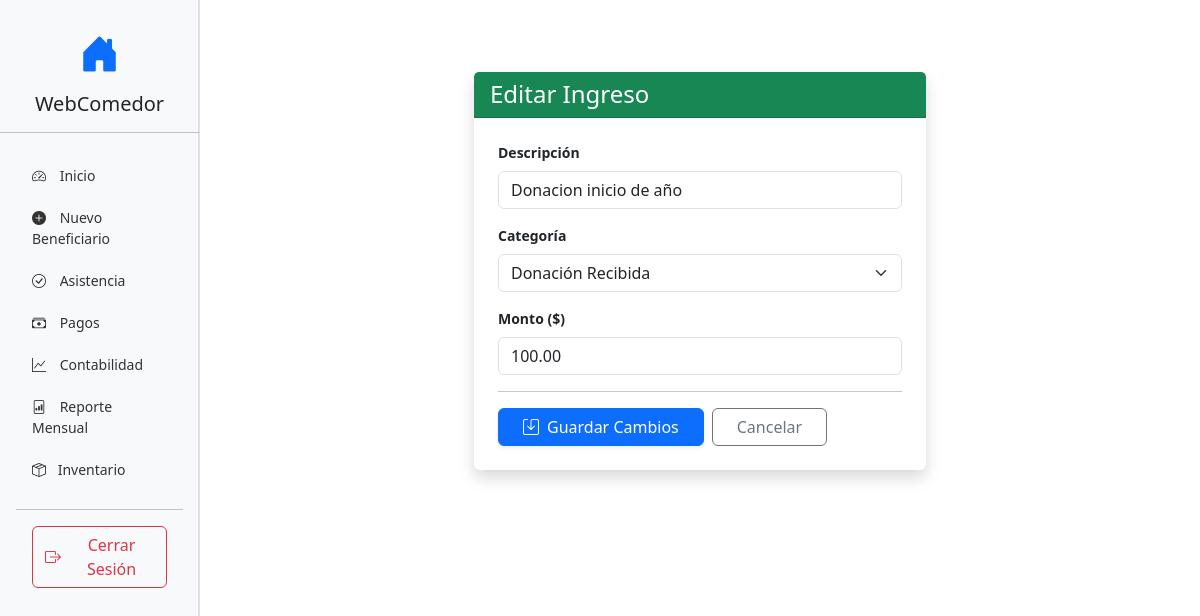
The app's page /contabilidad/editar/2/ (signed in) with its own data.
### contabilidad/models.py (models this page shows, shortened)
class Transaccion(models.Model):
    TIPO = [
        ('INGRESO', 'Ingreso (+)'),
        ('EGRESO', 'Egreso (-)'),
    ]
    CATEGORIAS = [
        ('ALIMENTOS', 'Compra de Alimentos'),
        ('DONACION', 'Donación Recibida'),
        ('SERVICIOS', 'Servicios Básicos (Luz/Agua/Gas)'),
        ('SUELDOS', 'Sueldos/Limpieza'),
        ('OTROS', 'Otros'),
    ]
    tipo = models.CharField(max_length=10, choices=TIPO)
    categoria = models.CharField(max_length=20, choices=CATEGORIAS)
    monto = models.DecimalField(max_digits=12, decimal_places=2)
    descripcion = models.CharField(max_length=255, verbose_name="Detalle del gasto/ingreso")
    fecha = models.DateField(auto_now_add=True)
    class Meta:
        verbose_name = "Transacción"
        verbose_name_plural = "Contabilidad (Ingresos y Egresos)"

### contabilidad/views.py (the view)
# urls.py: path('editar/<int:pk>/', views.editar_transaccion, name='editar_transaccion'),
@login_required
@permission_required('contabilidad.change_transaccion', raise_exception=True)
def editar_transaccion(request, pk):
    transaccion = get_object_or_404(Transaccion, pk=pk)
    if request.method == 'POST':
        form = TransaccionForm(request.POST, instance=transaccion)
        if form.is_valid():
            form.save()
            return redirect('finanzas')
    else:
        form = TransaccionForm(instance=transaccion)
    return render(request, 'contabilidad/editar_transaccion.html', {
        'form': form,
        'transaccion': transaccion
    })

### contabilidad/forms.py
class TransaccionForm(forms.ModelForm): # Clase corregida
    class Meta:
        model = Transaccion
        fields = ['tipo', 'categoria', 'monto', 'descripcion']
        widgets = {
            'tipo': forms.HiddenInput(),
            'descripcion': forms.TextInput(attrs={'class': 'form-control', 'placeholder': 'Ej: Pago de luz'}),
            'categoria': forms.Select(attrs={'class': 'form-select'}),
            'monto': forms.NumberInput(attrs={'class': 'form-control', 'step': '0.01'}),
        }

### templates/contabilidad/editar_transaccion.html (shortened to what this page needs)
{% extends 'base.html' %}
{% block content %}
<div class="container mt-5">
    <div class="row justify-content-center">
        <div class="col-md-6">
            <div class="card shadow border-0">
                <div class="card-header {% if transaccion.tipo == 'INGRESO' %}bg-success{% else %}bg-danger{% endif %} text-white">
                    <h4 class="mb-0">Editar {{ transaccion.tipo|title }}</h4>
                </div>
                <div class="card-body p-4">
                    <form method="post">
                        <div class="mb-3">
                            <label class="form-label fw-bold">Descripción</label>
                            {{ form.descripcion }}
                        </div>
                        <div class="mb-3">
                            <label class="form-label fw-bold">Categoría</label>
                            {{ form.categoria }}
                        </div>
                        <div class="mb-3">
                            <label class="form-label fw-bold">Monto ($)</label>
                            {{ form.monto }}
                        </div>
                        <hr>
                        <div class="d-flex gap-2">
                            <button type="submit" class="btn btn-primary px-4 shadow-sm">
                                <i class="bi bi-save me-2"></i>Guardar Cambios
                            </button>
                            <a href="{% url 'finanzas' %}" class="btn btn-outline-secondary px-4">
                                Cancelar
                            </a>
                        </div>
                    </form>
                </div>
            </div>
        </div>
    </div>
</div>
{% endblock %}

### templates/base.html (style rules this page uses)
body { font-size: .875rem; }

### records on screen
Transaccion: descripcion "Donacion inicio de año", categoria "Donación Recibida", monto "100.00"
